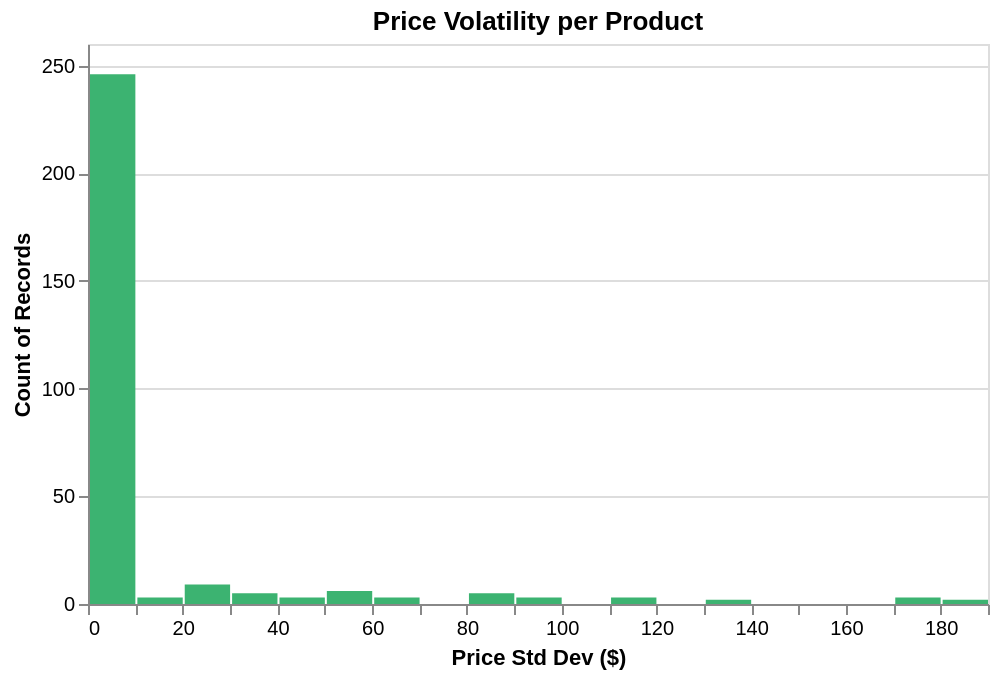

The notebook cell saved with this chart:
### Markdown cell above
### B.3 Explore Feature of Interest `Price Volatility` (derived)

### Code cell
pv = df.groupby('product_id')['list_price'].agg(['std','max','min','count']).reset_index()
pv.columns = ['product_id','price_std','max_price','min_price','n_records']
pv['price_change'] = pv['max_price'] - pv['min_price']
pv['price_std'] = pv['price_std'].fillna(0)
print(pv['price_std'].describe())
alt.Chart(pv).mark_bar(color='mediumseagreen').encode(
    x=alt.X('price_std:Q', bin=alt.Bin(maxbins=25), title='Price Std Dev ($)'),
    y='count():Q'
).properties(title='Price Volatility per Product', width=450, height=280)

### Figure 1 — Vega-Lite specification as saved in the notebook (floating-point values rounded to 4 significant figures; data arrays with more than 128 entries replaced by an {"elided": "..."} marker saying what was removed)
{"config": {"view": {"continuousWidth": 300, "continuousHeight": 300}}, "data": {"name": "data-f5e75cbdbfaa9d86b2a27a1ee1c5120c"}, "mark": {"type": "bar", "color": "mediumseagreen"}, "encoding": {"x": {"bin": {"maxbins": 25}, "field": "price_std", "title": "Price Std Dev ($)", "type": "quantitative"}, "y": {"aggregate": "count", "type": "quantitative"}}, "height": 280, "title": "Price Volatility per Product", "width": 450, "$schema": "https://vega.github.io/schema/vega-lite/v5.20.1.json", "datasets": {"data-f5e75cbdbfaa9d86b2a27a1ee1c5120c": {"elided": "293 records"}}}
